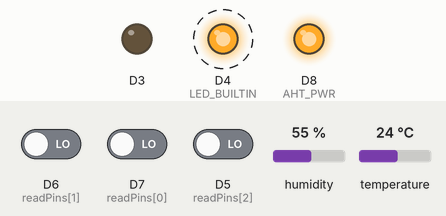
Simulated run of this program. Board: ESP8266 (Wemos D1 mini). Shown: output pins drawn as LEDs (lit = HIGH, except the on-board LED, lit = LOW). Dashed ring = blinking. The test bench sets the inputs (shaded band); at power-on: D6 (readPins[1]) LOW, D7 (readPins[0]) LOW, D5 (readPins[2]) LOW, humidity 55 %, temperature 24 °C. WiFi joins after 1.5 s; servers stay silent unless stated; uploads are accepted with an empty reply. At 3.4 s the program puts the board to deep sleep or switches it off; the recording ends there.

Above: at 1.1 s.
At 3.1 s:
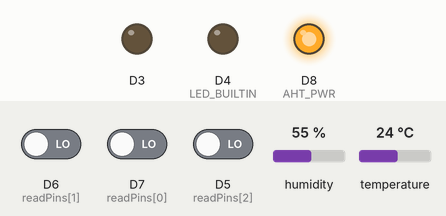
Timing chart, 0 to 3.4 s (numbered marks = the images above):
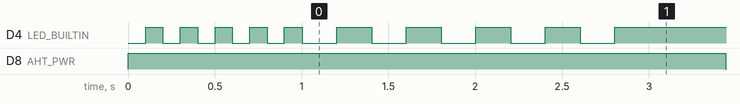

Measured:
- by itself, D4 (LED_BUILTIN): goes 4 × (LOW 0.10 s, HIGH 0.10 s), 4 × (LOW 0.20 s, HIGH 0.20 s), LOW 0.20 s, then HIGH
- by itself, D8 (AHT_PWR): HIGH → LOW at 3.4 s

The program:

main.cpp
```cpp
#include <Arduino.h>
#include <ESP8266WiFi.h>
#include <ESP8266HTTPClient.h>
#include <AHT10.h>

/* definition to expand macro then apply to pragma message */
#define DO_QUOTE(x) #x
#define QUOTE(x) DO_QUOTE(x)
#define VAR_NAME_VALUE(var) #var "="  QUOTE(var)

#if !defined(WIFI_SSID)
#error WIFI_SSID must be defined!
#endif
#if !defined(WIFI_PASS)
#error WIFI_PASS must be defined!
#endif
#if !defined(SERVER_HOST)
#error SERVER_HOST must be defined!
#endif
#if !defined(SERVER_PORT)
#error SERVER_PORT must be defined!
#endif

// print env var while compiling
#pragma message(VAR_NAME_VALUE(WIFI_SSID))
#pragma message(VAR_NAME_VALUE(WIFI_PASS))
#pragma message(VAR_NAME_VALUE(SERVER_HOST))
#pragma message(VAR_NAME_VALUE(SERVER_PORT))

#define INTERVAL    120000000
#define AHT_PWR     D8
#define RETRY_COUNT 10

ADC_MODE(ADC_VCC);

AHT10 aht(AHT10_ADDRESS_0X38);
uint8_t deviceId = 0;

void blinkLed(uint8_t pin, bool* pOn, long duration) {
  *pOn = !(*pOn);
  digitalWrite(pin, *pOn ? LOW : HIGH);
  delay(duration);
}

uint8_t getDeviceId() {
  uint8_t readPins[] = {D7, D6, D5};
  int len = sizeof(readPins) / sizeof(uint8_t);
  pinMode(D3, OUTPUT);
  for (int i = 0; i < len; i++) {
    pinMode(readPins[i], INPUT);
  }
  digitalWrite(D3, HIGH);
  delay(1);
  uint8_t id = 0;
  for (int i = 0; i < len; i++) {
    id <<= 1;
    id |= digitalRead(readPins[i]);
  }
  digitalWrite(D3, LOW);
  return id;
}

void connectAht() {
  // power on AHT
  digitalWrite(AHT_PWR, HIGH);
  // init AHT
  bool on = false;
  pinMode(LED_BUILTIN, OUTPUT);
  for (int retry = 0; retry < RETRY_COUNT || !aht.begin(); retry++) {
    blinkLed(LED_BUILTIN, &on, 100);
  }
  digitalWrite(LED_BUILTIN, HIGH);
}

void connectWifi() {
  bool on = false;
  pinMode(LED_BUILTIN, OUTPUT);

  WiFi.begin(QUOTE(WIFI_SSID), QUOTE(WIFI_PASS));

  for (int retry = 0; retry < RETRY_COUNT || WiFi.status() != WL_CONNECTED; retry++) {
    blinkLed(LED_BUILTIN, &on, 200);
  }

  digitalWrite(LED_BUILTIN, HIGH);
}

bool getEnvValues(float* temperature, float* humidity) {
  digitalWrite(AHT_PWR, HIGH);
  uint8_t status = aht.readRawData();
  if (status != AHT10_ERROR) {
    *temperature = aht.readTemperature(AHT10_USE_READ_DATA);
    *humidity = aht.readHumidity(AHT10_USE_READ_DATA);
  }
  return status != AHT10_ERROR;
}

bool post(const char* url, String& payload) {
  WiFiClient client;
  HTTPClient http;

  int httpCode = 0;
  if (http.begin(client, QUOTE(SERVER_HOST), SERVER_PORT, url)) {
    http.addHeader("Content-Type", "application/json");
    httpCode = http.POST(payload);
  }
  http.end();
  client.stop();
#ifdef ERROR_NOTIFY_LED
  if (httpCode != HTTP_CODE_OK) {
    bool on = false;
    for (int i = 0; i < 20; i++) {
      blinkLed(LED_BUILTIN, &on, 50);
    }
    delay(200);
  }
#endif
  return httpCode == HTTP_CODE_OK;
}

bool sendValues(float* temperature, float* humidity) {
  String payload = String("{\"id\":") + deviceId + ",\"temperature\":" + *temperature + ",\"humidity\":" + *humidity + "}\n";
  return post("/api/new", payload);
}

bool sendVoltage(uint16_t voltage) {
  String payload = String("{\"id\":") + deviceId + ",\"vcc\":" + voltage + "}\n";
  return post("/api/vcc", payload);
}

bool sendError(const char* message) {
  String payload = String("{\"id\":") + deviceId + ",\"error\":\"" + message + "\"}";
  return post("/api/error", payload);
}

void setup() {
  pinMode(AHT_PWR, OUTPUT);
  digitalWrite(AHT_PWR, LOW);
  deviceId = getDeviceId();
  connectAht();
}

void loop() {
  uint64_t start = micros64();
  if (WiFi.status() != WL_CONNECTED) {
    connectWifi();
  }
  float temperature = 0;
  float humidity = 0;
  if (getEnvValues(&temperature, &humidity)) {
    sendValues(&temperature, &humidity);
  } else {
    sendError("Sensor Error!");
#ifdef ERROR_NOTIFY_LED
    bool on = false;
    for (int i = 0; i < 10; i++) {
      blinkLed(LED_BUILTIN, &on, 100);
    }
    delay(500);
#endif
  }
  sendVoltage(ESP.getVcc());
  WiFi.disconnect();
  digitalWrite(AHT_PWR, LOW);
  ESP.deepSleep(start + INTERVAL - micros64());
  ESP.restart();
}
```
